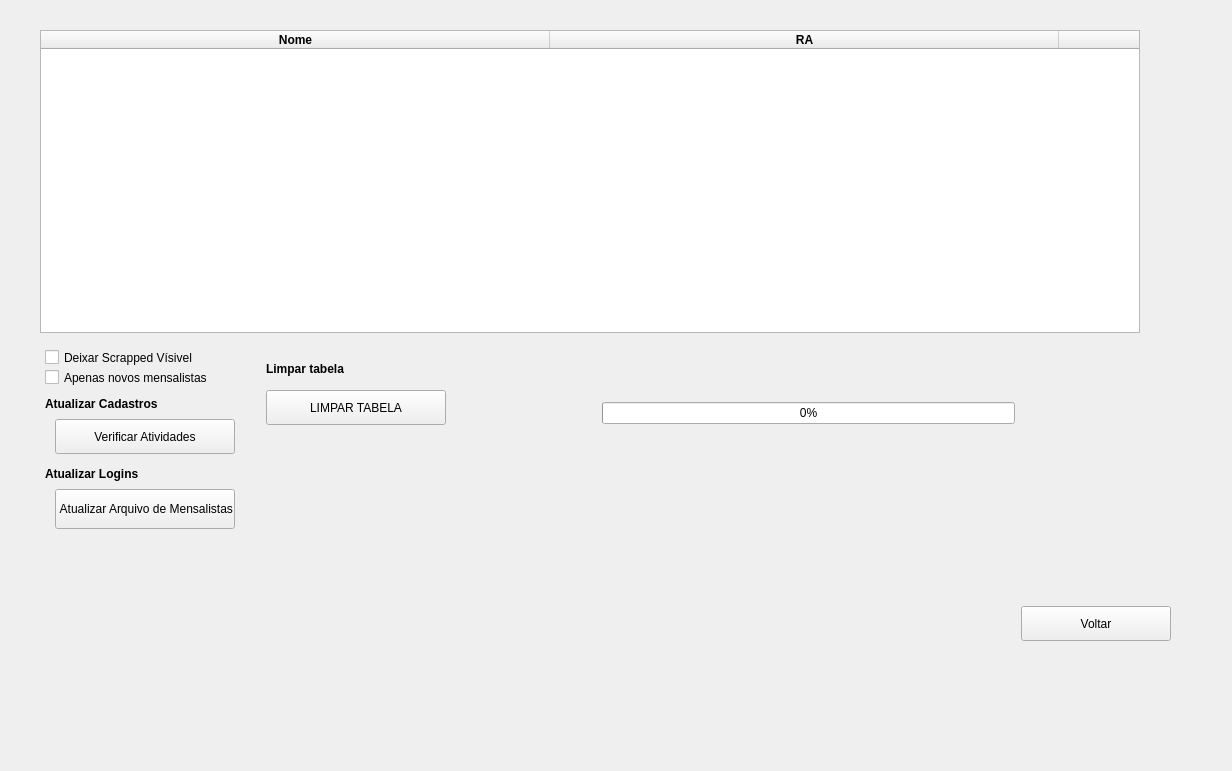
<?xml version="1.0" encoding="UTF-8"?>
<ui version="4.0">
 <class>MensalistasAlunos</class>
 <widget class="QWidget" name="MensalistasAlunos">
  <property name="enabled">
   <bool>true</bool>
  </property>
  <property name="geometry">
   <rect>
    <x>0</x>
    <y>0</y>
    <width>1232</width>
    <height>771</height>
   </rect>
  </property>
  <property name="sizePolicy">
   <sizepolicy hsizetype="Minimum" vsizetype="Preferred">
    <horstretch>0</horstretch>
    <verstretch>0</verstretch>
   </sizepolicy>
  </property>
  <property name="minimumSize">
   <size>
    <width>1200</width>
    <height>500</height>
   </size>
  </property>
  <property name="windowTitle">
   <string>Mensalistas</string>
  </property>
  <widget class="QWidget" name="verticalLayoutWidget_2">
   <property name="geometry">
    <rect>
     <x>10</x>
     <y>10</y>
     <width>1211</width>
     <height>631</height>
    </rect>
   </property>
   <layout class="QVBoxLayout" name="verticalLayout_3">
    <property name="sizeConstraint">
     <enum>QLayout::SetMaximumSize</enum>
    </property>
    <item>
     <layout class="QHBoxLayout" name="horizontalLayout_3">
      <item>
       <spacer name="horizontalSpacer">
        <property name="orientation">
         <enum>Qt::Horizontal</enum>
        </property>
        <property name="sizeHint" stdset="0">
         <size>
          <width>40</width>
          <height>20</height>
         </size>
        </property>
       </spacer>
      </item>
     </layout>
    </item>
    <item>
     <layout class="QHBoxLayout" name="horizontalLayout_4">
      <item>
       <widget class="QTableWidget" name="tableWidget">
        <property name="sizePolicy">
         <sizepolicy hsizetype="Expanding" vsizetype="Expanding">
          <horstretch>0</horstretch>
          <verstretch>0</verstretch>
         </sizepolicy>
        </property>
        <property name="minimumSize">
         <size>
          <width>900</width>
          <height>300</height>
         </size>
        </property>
        <property name="maximumSize">
         <size>
          <width>1100</width>
          <height>16777215</height>
         </size>
        </property>
        <property name="font">
         <font>
          <bold>true</bold>
         </font>
        </property>
        <property name="inputMethodHints">
         <set>Qt::ImhNone</set>
        </property>
        <property name="horizontalScrollBarPolicy">
         <enum>Qt::ScrollBarAlwaysOff</enum>
        </property>
        <property name="editTriggers">
         <set>QAbstractItemView::AnyKeyPressed|QAbstractItemView::DoubleClicked|QAbstractItemView::EditKeyPressed|QAbstractItemView::SelectedClicked</set>
        </property>
        <property name="showDropIndicator" stdset="0">
         <bool>true</bool>
        </property>
        <property name="horizontalScrollMode">
         <enum>QAbstractItemView::ScrollPerItem</enum>
        </property>
        <property name="showGrid">
         <bool>true</bool>
        </property>
        <attribute name="horizontalHeaderDefaultSectionSize">
         <number>509</number>
        </attribute>
        <column>
         <property name="text">
          <string>Nome</string>
         </property>
        </column>
        <column>
         <property name="text">
          <string>RA</string>
         </property>
        </column>
        <column>
         <property name="text">
          <string>Curso</string>
         </property>
        </column>
        <column>
         <property name="text">
          <string>Prazo</string>
         </property>
        </column>
        <column>
         <property name="text">
          <string>Senha</string>
         </property>
        </column>
       </widget>
      </item>
      <item>
       <spacer name="horizontalSpacer_2">
        <property name="orientation">
         <enum>Qt::Horizontal</enum>
        </property>
        <property name="sizeType">
         <enum>QSizePolicy::Fixed</enum>
        </property>
        <property name="sizeHint" stdset="0">
         <size>
          <width>50</width>
          <height>20</height>
         </size>
        </property>
       </spacer>
      </item>
     </layout>
    </item>
    <item>
     <layout class="QHBoxLayout" name="horizontalLayout_2">
      <item>
       <spacer name="horizontalSpacer_6">
        <property name="orientation">
         <enum>Qt::Horizontal</enum>
        </property>
        <property name="sizeType">
         <enum>QSizePolicy::Minimum</enum>
        </property>
        <property name="sizeHint" stdset="0">
         <size>
          <width>25</width>
          <height>15</height>
         </size>
        </property>
       </spacer>
      </item>
      <item>
       <layout class="QVBoxLayout" name="verticalLayout">
        <item>
         <widget class="QWidget" name="widget" native="true">
          <property name="minimumSize">
           <size>
            <width>225</width>
            <height>200</height>
           </size>
          </property>
          <property name="font">
           <font>
            <italic>false</italic>
           </font>
          </property>
          <widget class="QCheckBox" name="cb_chrome">
           <property name="geometry">
            <rect>
             <x>10</x>
             <y>10</y>
             <width>150</width>
             <height>17</height>
            </rect>
           </property>
           <property name="text">
            <string>Deixar Scrapped Vísivel</string>
           </property>
          </widget>
          <widget class="QLabel" name="label_2">
           <property name="geometry">
            <rect>
             <x>10</x>
             <y>50</y>
             <width>150</width>
             <height>30</height>
            </rect>
           </property>
           <property name="font">
            <font>
             <italic>false</italic>
             <bold>true</bold>
            </font>
           </property>
           <property name="text">
            <string>Atualizar Cadastros</string>
           </property>
          </widget>
          <widget class="QPushButton" name="botao_atualiza_cadastro">
           <property name="geometry">
            <rect>
             <x>20</x>
             <y>80</y>
             <width>180</width>
             <height>35</height>
            </rect>
           </property>
           <property name="sizePolicy">
            <sizepolicy hsizetype="Fixed" vsizetype="Fixed">
             <horstretch>0</horstretch>
             <verstretch>0</verstretch>
            </sizepolicy>
           </property>
           <property name="minimumSize">
            <size>
             <width>180</width>
             <height>35</height>
            </size>
           </property>
           <property name="maximumSize">
            <size>
             <width>150</width>
             <height>35</height>
            </size>
           </property>
           <property name="text">
            <string>Verificar Atividades</string>
           </property>
          </widget>
          <widget class="QPushButton" name="btn_arquivo">
           <property name="geometry">
            <rect>
             <x>20</x>
             <y>150</y>
             <width>180</width>
             <height>40</height>
            </rect>
           </property>
           <property name="minimumSize">
            <size>
             <width>180</width>
             <height>40</height>
            </size>
           </property>
           <property name="maximumSize">
            <size>
             <width>150</width>
             <height>16777215</height>
            </size>
           </property>
           <property name="text">
            <string> Atualizar Arquivo de Mensalistas</string>
           </property>
          </widget>
          <widget class="QLabel" name="label_3">
           <property name="geometry">
            <rect>
             <x>10</x>
             <y>120</y>
             <width>150</width>
             <height>30</height>
            </rect>
           </property>
           <property name="font">
            <font>
             <italic>false</italic>
             <bold>true</bold>
            </font>
           </property>
           <property name="text">
            <string>Atualizar Logins</string>
           </property>
          </widget>
          <widget class="QCheckBox" name="cb_novos">
           <property name="enabled">
            <bool>true</bool>
           </property>
           <property name="geometry">
            <rect>
             <x>10</x>
             <y>30</y>
             <width>171</width>
             <height>17</height>
            </rect>
           </property>
           <property name="text">
            <string>Apenas novos mensalistas</string>
           </property>
          </widget>
         </widget>
        </item>
        <item>
         <spacer name="verticalSpacer_2">
          <property name="orientation">
           <enum>Qt::Vertical</enum>
          </property>
          <property name="sizeType">
           <enum>QSizePolicy::Minimum</enum>
          </property>
          <property name="sizeHint" stdset="0">
           <size>
            <width>15</width>
            <height>15</height>
           </size>
          </property>
         </spacer>
        </item>
       </layout>
      </item>
      <item>
       <layout class="QVBoxLayout" name="verticalLayout_5">
        <item>
         <spacer name="verticalSpacer_6">
          <property name="orientation">
           <enum>Qt::Vertical</enum>
          </property>
          <property name="sizeType">
           <enum>QSizePolicy::Fixed</enum>
          </property>
          <property name="sizeHint" stdset="0">
           <size>
            <width>100</width>
            <height>15</height>
           </size>
          </property>
         </spacer>
        </item>
        <item>
         <widget class="QLabel" name="label_limpar">
          <property name="maximumSize">
           <size>
            <width>150</width>
            <height>30</height>
           </size>
          </property>
          <property name="font">
           <font>
            <italic>false</italic>
            <bold>true</bold>
           </font>
          </property>
          <property name="text">
           <string>Limpar tabela</string>
          </property>
         </widget>
        </item>
        <item>
         <widget class="QPushButton" name="btn_limpar">
          <property name="minimumSize">
           <size>
            <width>180</width>
            <height>35</height>
           </size>
          </property>
          <property name="maximumSize">
           <size>
            <width>150</width>
            <height>35</height>
           </size>
          </property>
          <property name="text">
           <string>LIMPAR TABELA</string>
          </property>
         </widget>
        </item>
        <item>
         <widget class="QWidget" name="widget_2" native="true">
          <property name="minimumSize">
           <size>
            <width>175</width>
            <height>0</height>
           </size>
          </property>
          <widget class="QWidget" name="verticalLayoutWidget_3">
           <property name="geometry">
            <rect>
             <x>10</x>
             <y>0</y>
             <width>160</width>
             <height>80</height>
            </rect>
           </property>
           <layout class="QVBoxLayout" name="verticalLayout_6">
            <item>
             <spacer name="verticalSpacer_5">
              <property name="orientation">
               <enum>Qt::Vertical</enum>
              </property>
              <property name="sizeHint" stdset="0">
               <size>
                <width>20</width>
                <height>40</height>
               </size>
              </property>
             </spacer>
            </item>
           </layout>
          </widget>
         </widget>
        </item>
       </layout>
      </item>
      <item>
       <spacer name="horizontalSpacer_7">
        <property name="orientation">
         <enum>Qt::Horizontal</enum>
        </property>
        <property name="sizeType">
         <enum>QSizePolicy::Minimum</enum>
        </property>
        <property name="sizeHint" stdset="0">
         <size>
          <width>150</width>
          <height>20</height>
         </size>
        </property>
       </spacer>
      </item>
      <item>
       <layout class="QVBoxLayout" name="verticalLayout_2">
        <item>
         <spacer name="verticalSpacer_4">
          <property name="orientation">
           <enum>Qt::Vertical</enum>
          </property>
          <property name="sizeType">
           <enum>QSizePolicy::Fixed</enum>
          </property>
          <property name="sizeHint" stdset="0">
           <size>
            <width>20</width>
            <height>15</height>
           </size>
          </property>
         </spacer>
        </item>
        <item>
         <widget class="QProgressBar" name="barra_progresso">
          <property name="value">
           <number>0</number>
          </property>
         </widget>
        </item>
        <item>
         <widget class="QLabel" name="l_nome_aluno">
          <property name="sizePolicy">
           <sizepolicy hsizetype="Preferred" vsizetype="Minimum">
            <horstretch>0</horstretch>
            <verstretch>0</verstretch>
           </sizepolicy>
          </property>
          <property name="maximumSize">
           <size>
            <width>16777215</width>
            <height>15</height>
           </size>
          </property>
          <property name="text">
           <string/>
          </property>
         </widget>
        </item>
        <item>
         <widget class="QLabel" name="l_info_progresso">
          <property name="sizePolicy">
           <sizepolicy hsizetype="Preferred" vsizetype="Minimum">
            <horstretch>0</horstretch>
            <verstretch>0</verstretch>
           </sizepolicy>
          </property>
          <property name="minimumSize">
           <size>
            <width>0</width>
            <height>5</height>
           </size>
          </property>
          <property name="maximumSize">
           <size>
            <width>16777215</width>
            <height>15</height>
           </size>
          </property>
          <property name="text">
           <string/>
          </property>
         </widget>
        </item>
        <item>
         <spacer name="verticalSpacer">
          <property name="orientation">
           <enum>Qt::Vertical</enum>
          </property>
          <property name="sizeType">
           <enum>QSizePolicy::Minimum</enum>
          </property>
          <property name="sizeHint" stdset="0">
           <size>
            <width>20</width>
            <height>10</height>
           </size>
          </property>
         </spacer>
        </item>
        <item>
         <layout class="QHBoxLayout" name="horizontalLayout">
          <item>
           <spacer name="horizontalSpacer_8">
            <property name="orientation">
             <enum>Qt::Horizontal</enum>
            </property>
            <property name="sizeType">
             <enum>QSizePolicy::Expanding</enum>
            </property>
            <property name="sizeHint" stdset="0">
             <size>
              <width>25</width>
              <height>20</height>
             </size>
            </property>
           </spacer>
          </item>
         </layout>
        </item>
       </layout>
      </item>
      <item>
       <layout class="QVBoxLayout" name="verticalLayout_4">
        <item>
         <spacer name="verticalSpacer_3">
          <property name="orientation">
           <enum>Qt::Vertical</enum>
          </property>
          <property name="sizeHint" stdset="0">
           <size>
            <width>20</width>
            <height>40</height>
           </size>
          </property>
         </spacer>
        </item>
        <item>
         <widget class="QPushButton" name="botao_voltar">
          <property name="sizePolicy">
           <sizepolicy hsizetype="Fixed" vsizetype="Fixed">
            <horstretch>0</horstretch>
            <verstretch>0</verstretch>
           </sizepolicy>
          </property>
          <property name="minimumSize">
           <size>
            <width>150</width>
            <height>35</height>
           </size>
          </property>
          <property name="maximumSize">
           <size>
            <width>150</width>
            <height>35</height>
           </size>
          </property>
          <property name="text">
           <string>Voltar</string>
          </property>
         </widget>
        </item>
       </layout>
      </item>
      <item>
       <spacer name="horizontalSpacer_4">
        <property name="orientation">
         <enum>Qt::Horizontal</enum>
        </property>
        <property name="sizeType">
         <enum>QSizePolicy::Fixed</enum>
        </property>
        <property name="sizeHint" stdset="0">
         <size>
          <width>50</width>
          <height>20</height>
         </size>
        </property>
       </spacer>
      </item>
     </layout>
    </item>
   </layout>
  </widget>
 </widget>
 <resources/>
 <connections/>
</ui>
